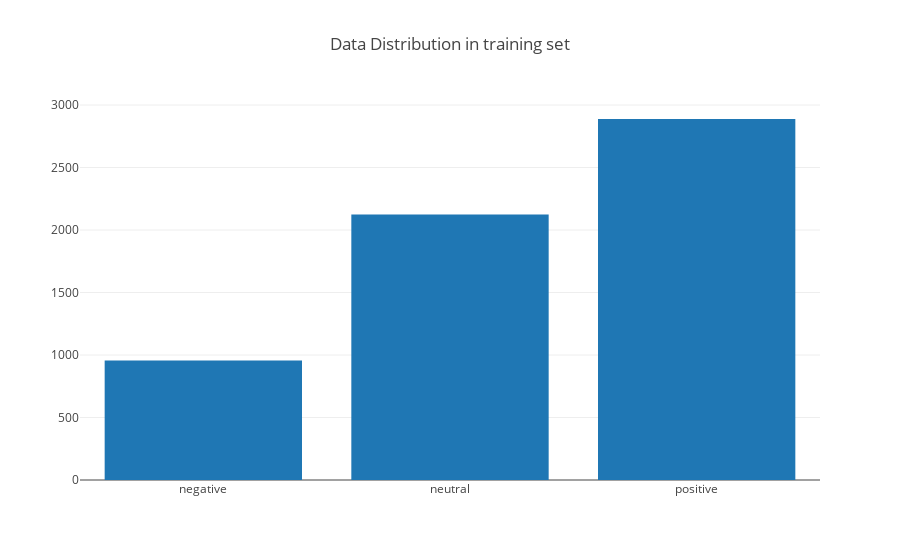

Write notebook code for a chart like this one.
### Markdown cell above
##### Distribution of Data in negative,positive and neutral

### Code cell
#Distribution of data
df = data.processed_data
neg = len(df[df["emotion"] == "negative"])
pos = len(df[df["emotion"] == "positive"])
neu = len(df[df["emotion"] == "neutral"])
dist = [
    graph_objs.Bar(
        x=["negative","neutral","positive"],
        y=[neg, neu, pos],
)]
plotly.offline.iplot({"data":dist, "layout":graph_objs.Layout(title="Data Distribution in training set")})

### Figure 1 — Plotly figure (JSON) as saved in the notebook; plotly's stock layout.template omitted (floating-point values rounded to 4 significant figures)
{"data": [{"type": "bar", "x": ["negative", "neutral", "positive"], "y": [956, 2125, 2888]}], "layout": {"title": "Data Distribution in training set"}}
